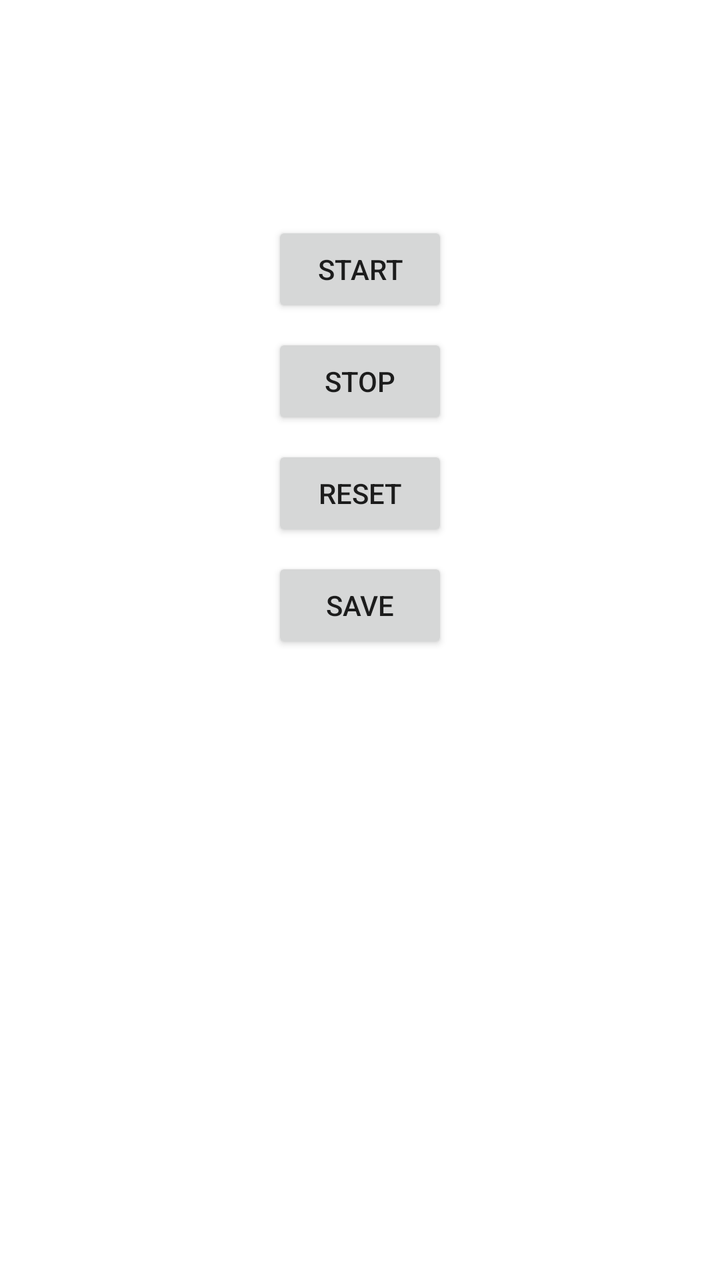
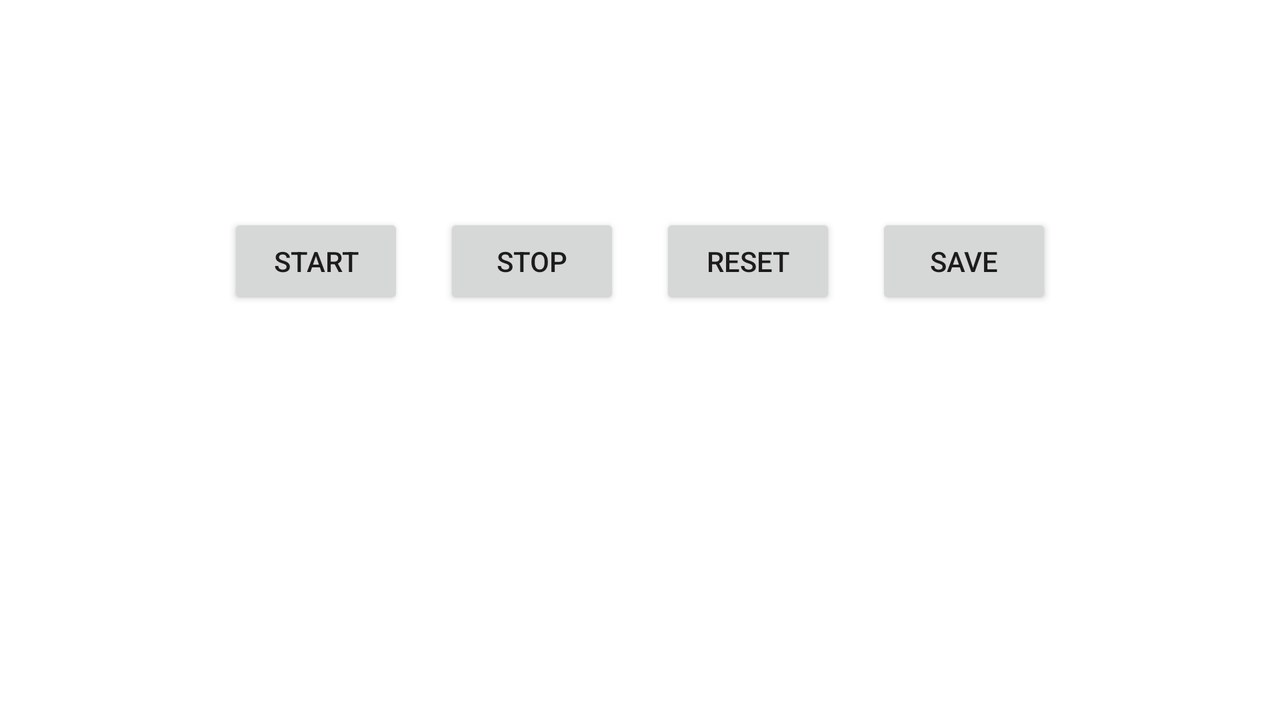

Compare how this app lays out the same screen by default and in its alternative resource folder. The renders come first, then the two layout files and the values they reference.
<!-- AndroidManifest.xml: application theme Theme.Fragmenty -->
<!-- res/layout/fragment_stoper.xml -->
<?xml version="1.0" encoding="utf-8"?>
<androidx.appcompat.widget.LinearLayoutCompat xmlns:android="http://schemas.android.com/apk/res/android"
    xmlns:tools="http://schemas.android.com/tools"
    android:layout_width="match_parent"
    android:layout_height="match_parent"
    android:orientation="vertical"
    tools:context=".StoperFragment"
    android:padding="16dp" >
    <TextView
        android:id="@+id/time_view"
        android:layout_width="wrap_content"
        android:layout_height="wrap_content"
        android:layout_gravity="center_horizontal"
        android:textAppearance="@android:style/TextAppearance.Large"
        android:textSize="56sp" />
    <Button
        android:id="@+id/start_button"
        android:layout_width="wrap_content"
        android:layout_height="wrap_content"
        android:layout_gravity="center_horizontal"
        android:layout_marginTop="20dp"
        android:text="@string/start" />
    <Button
        android:id="@+id/stop_button"
        android:layout_width="wrap_content"
        android:layout_height="wrap_content"
        android:layout_gravity="center_horizontal"
        android:layout_marginTop="8dp"
        android:text="@string/stop" />
    <Button
        android:id="@+id/reset_button"
        android:layout_width="wrap_content"
        android:layout_height="wrap_content"
        android:layout_gravity="center_horizontal"
        android:layout_marginTop="8dp"
        android:text="@string/reset" />
    <Button
        android:id="@+id/save_button"
        android:layout_width="wrap_content"
        android:layout_height="wrap_content"
        android:layout_gravity="center_horizontal"
        android:layout_marginTop="8dp"
        android:text="@string/save" />


</androidx.appcompat.widget.LinearLayoutCompat>
<!-- resources referenced by this layout -->
<resources>
  <string name="reset">Reset</string>
  <string name="save">Save</string>
  <string name="start">Start</string>
  <string name="stop">Stop</string>
  <style name="Theme.Fragmenty" parent="Theme.MaterialComponents.DayNight.NoActionBar">
          
          <item name="colorPrimary">#4CAE50</item>
          <item name="colorPrimaryVariant">#6ECC72</item>
          <item name="colorOnPrimary">@color/white</item>
          
          <item name="colorSecondary">@color/teal_200</item>
          <item name="colorSecondaryVariant">@color/teal_700</item>
          <item name="colorOnSecondary">@color/black</item>
          
          <item name="android:statusBarColor">?attr/colorPrimaryVariant</item>
          
      </style>
  <color name="white">#FFFFFFFF</color>
  <color name="teal_200">#FF03DAC5</color>
  <color name="teal_700">#FF018786</color>
  <color name="black">#FF000000</color>
</resources>
<!-- res/layout-normal-land/fragment_stoper.xml (the author's variant of the layout above) -->
<!-- drawn on the phone turned sideways -->
<?xml version="1.0" encoding="utf-8"?>
<androidx.appcompat.widget.LinearLayoutCompat xmlns:android="http://schemas.android.com/apk/res/android"
    xmlns:tools="http://schemas.android.com/tools"
    android:layout_width="match_parent"
    android:layout_height="match_parent"
    android:orientation="vertical"
    tools:context=".StoperFragment"
    android:padding="16dp" >
    <TextView
        android:id="@+id/time_view"
        android:layout_width="wrap_content"
        android:layout_height="wrap_content"
        android:layout_gravity="center_horizontal"
        android:textAppearance="@android:style/TextAppearance.Large"
        android:textSize="56sp" />

    <LinearLayout
        android:layout_width="match_parent"
        android:layout_height="match_parent"
        android:orientation="horizontal"
        android:padding="16dp"
        style = "?android:attr/buttonBarButtonStyle">

        <Button
            android:id="@+id/start_button"
            android:layout_width="wrap_content"
            android:layout_height="wrap_content"
            android:layout_gravity="center_horizontal"
            android:layout_marginEnd="20dp"
            android:text="@string/start" />

        <Button
            android:id="@+id/stop_button"
            android:layout_width="wrap_content"
            android:layout_height="wrap_content"
            android:layout_gravity="center_horizontal"
            android:layout_marginEnd="20dp"
            android:text="@string/stop" />

        <Button
            android:id="@+id/reset_button"
            android:layout_width="wrap_content"
            android:layout_height="wrap_content"
            android:layout_gravity="center_horizontal"
            android:layout_marginEnd="20dp"
            android:text="@string/reset" />
        <Button
            android:id="@+id/save_button"
            android:layout_width="wrap_content"
            android:layout_height="wrap_content"
            android:layout_gravity="center_horizontal"
            android:text="@string/save" />
    </LinearLayout>


</androidx.appcompat.widget.LinearLayoutCompat>
